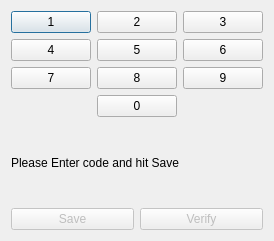
<?xml version="1.0" encoding="UTF-8"?>
<ui version="4.0">
 <class>Dialog</class>
 <widget class="QDialog" name="Dialog">
  <property name="geometry">
   <rect>
    <x>0</x>
    <y>0</y>
    <width>272</width>
    <height>241</height>
   </rect>
  </property>
  <property name="windowTitle">
   <string>Dialog</string>
  </property>
  <layout class="QGridLayout" name="gridLayout_2">
   <item row="0" column="0">
    <layout class="QGridLayout" name="gridLayout">
     <item row="0" column="0">
      <widget class="QPushButton" name="btn1">
       <property name="text">
        <string>1</string>
       </property>
      </widget>
     </item>
     <item row="0" column="1">
      <widget class="QPushButton" name="btn2">
       <property name="text">
        <string>2</string>
       </property>
      </widget>
     </item>
     <item row="0" column="2">
      <widget class="QPushButton" name="btn3">
       <property name="text">
        <string>3</string>
       </property>
      </widget>
     </item>
     <item row="1" column="0">
      <widget class="QPushButton" name="btn4">
       <property name="text">
        <string>4</string>
       </property>
      </widget>
     </item>
     <item row="1" column="1">
      <widget class="QPushButton" name="btn5">
       <property name="text">
        <string>5</string>
       </property>
      </widget>
     </item>
     <item row="1" column="2">
      <widget class="QPushButton" name="btn6">
       <property name="text">
        <string>6</string>
       </property>
      </widget>
     </item>
     <item row="2" column="0">
      <widget class="QPushButton" name="btn7">
       <property name="text">
        <string>7</string>
       </property>
      </widget>
     </item>
     <item row="2" column="1">
      <widget class="QPushButton" name="btn8">
       <property name="text">
        <string>8</string>
       </property>
      </widget>
     </item>
     <item row="2" column="2">
      <widget class="QPushButton" name="btn9">
       <property name="text">
        <string>9</string>
       </property>
      </widget>
     </item>
     <item row="3" column="1">
      <widget class="QPushButton" name="btn0">
       <property name="text">
        <string>0</string>
       </property>
      </widget>
     </item>
    </layout>
   </item>
   <item row="1" column="0">
    <widget class="QLabel" name="lblNotify">
     <property name="text">
      <string>Please Enter code and hit Save</string>
     </property>
    </widget>
   </item>
   <item row="2" column="0">
    <layout class="QHBoxLayout" name="horizontalLayout">
     <item>
      <widget class="QPushButton" name="btnSave">
       <property name="enabled">
        <bool>false</bool>
       </property>
       <property name="text">
        <string>Save</string>
       </property>
      </widget>
     </item>
     <item>
      <widget class="QPushButton" name="btnVerify">
       <property name="enabled">
        <bool>false</bool>
       </property>
       <property name="text">
        <string>Verify</string>
       </property>
      </widget>
     </item>
    </layout>
   </item>
  </layout>
 </widget>
 <resources/>
 <connections/>
</ui>
